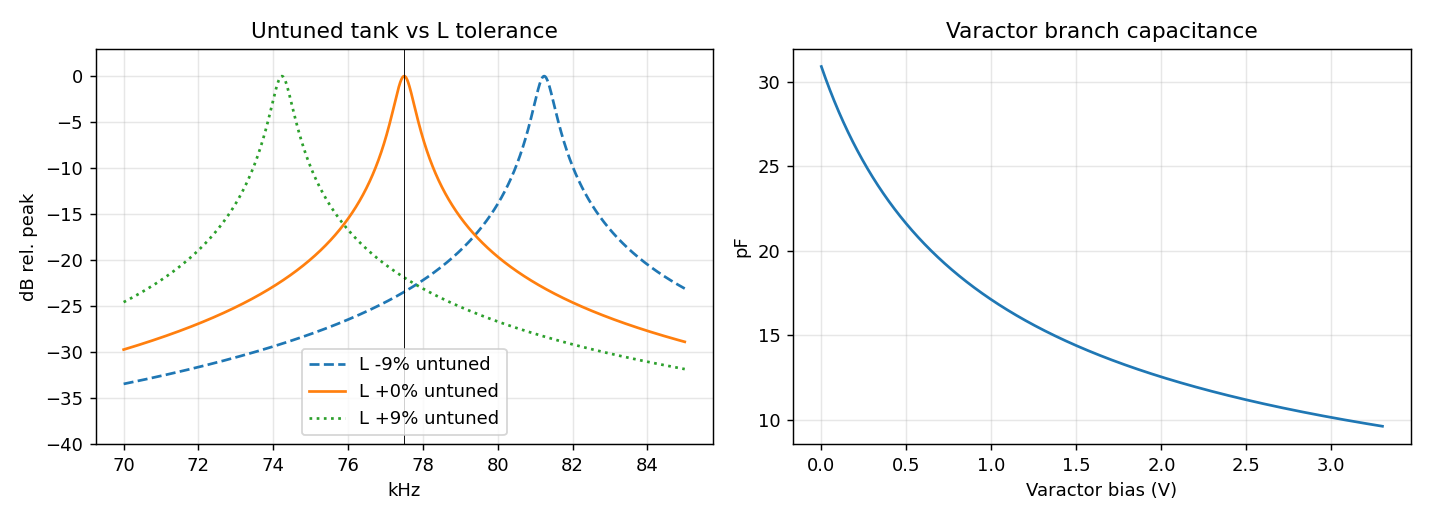

Python code for this plot:
"""Tuned front-end analysis for the DCF77 receiver.

Models the ferrite antenna as a parallel LC with finite Q, a coarse switched
C0G bank plus a varactor fine-tune, and checks that the tuning range covers
antenna/temperature tolerance with a step small enough relative to bandwidth.
All numbers are estimates; edit PARAMS and rerun.
"""
import math
from dataclasses import dataclass
import numpy as np
import matplotlib
matplotlib.use("Agg")
import matplotlib.pyplot as plt

F0 = 77_500.0
K_BOLTZ = 1.380649e-23
TEMP_K = 300.0


@dataclass
class Params:
    L: float = 10e-3          # antenna inductance
    Q0: float = 150.0         # unloaded antenna Q
    L_tol: float = 0.08       # rod permeability / winding tolerance (+/-)
    L_temp: float = 0.01      # temperature drift (+/-)
    c_stray: float = 25e-12   # antenna self-capacitance + PCB + LNA input
    c_fixed: float = 330e-12  # fixed C0G in parallel
    coarse: tuple = (10e-12, 15e-12, 27e-12, 56e-12)  # switched C0G bits
    # Toshiba 1SV281 fitted to 8.7 pF @ 4 V and C1V/C4V = 2.0 (distributor listings,
    # not the datasheet curve). Cj(V) = cj0 / (1+V/vj)**m. Same fit as models/dcf77_models.lib.
    cj0: float = 31.9e-12
    vj: float = 0.7
    m: float = 0.683
    c_ser: float = 1e-9    # series cap isolating varactor from the tank
    r_on: float = 150.0       # 74HC4066 on-resistance at 3.3 V (worst case, estimate)
    r_bias: float = 10e6      # varactor bias resistor
    dac_bits: int = 12
    vdd_dac: float = 3.3
    field_mv_m: float = 1.0   # DCF77 field strength, weak-signal case
    turns: int = 300
    mu_eff: float = 100.0
    rod_dia: float = 10e-3


P = Params()


def varactor_c(v: np.ndarray, p: Params = P) -> np.ndarray:
    cj = p.cj0 / (1 + v / p.vj) ** p.m
    return 1 / (1 / cj + 1 / p.c_ser)


def resonance(L: float, c_total: float) -> float:
    return 1 / (2 * math.pi * math.sqrt(L * c_total))


def needed_c(L: float, f: float = F0) -> float:
    return 1 / ((2 * math.pi * f) ** 2 * L)


def coarse_values(p: Params = P) -> np.ndarray:
    vals = []
    for code in range(2 ** len(p.coarse)):
        vals.append(sum(c for i, c in enumerate(p.coarse) if code >> i & 1))
    return np.sort(np.array(vals))


def main() -> None:
    p = P
    c_nom = needed_c(p.L)
    print(f"Nominal tank C for L={p.L*1e3:.1f} mH @ {F0/1e3:.1f} kHz: {c_nom*1e12:.0f} pF")

    v = np.linspace(0, p.vdd_dac, 2 ** p.dac_bits)
    cv = varactor_c(v)
    print(f"Varactor branch: {cv.min()*1e12:.1f}..{cv.max()*1e12:.1f} pF "
          f"(span {(cv.max()-cv.min())*1e12:.1f} pF) over 0..{p.vdd_dac} V")

    coarse = coarse_values()
    print(f"Coarse bank steps: {np.diff(coarse).min()*1e12:.0f} pF min step, "
          f"max {coarse.max()*1e12:.0f} pF")

    # Required C range over L tolerance + temperature
    l_lo = p.L * (1 - p.L_tol - p.L_temp)
    l_hi = p.L * (1 + p.L_tol + p.L_temp)
    c_req_max = needed_c(l_lo)
    c_req_min = needed_c(l_hi)
    print(f"Required total C over tolerance: {c_req_min*1e12:.0f}..{c_req_max*1e12:.0f} pF")

    base = p.c_fixed + p.c_stray
    c_min = base + coarse.min() + cv.min()
    c_max = base + coarse.max() + cv.max()
    print(f"Available total C: {c_min*1e12:.0f}..{c_max*1e12:.0f} pF")
    ok = c_min <= c_req_min and c_max >= c_req_max
    print("Coverage of tolerance range:", "OK" if ok else "INSUFFICIENT")

    # Gaps between coarse codes must be covered by the varactor span
    gap = np.diff(coarse).max()
    span = cv.max() - cv.min()
    print(f"Largest coarse step {gap*1e12:.0f} pF vs varactor span {span*1e12:.1f} pF -> "
          f"{'seamless' if span >= gap else 'GAP BETWEEN CODES'}")

    # Fine resolution vs bandwidth
    bw = F0 / p.Q0
    dc_step = np.min(np.abs(np.diff(cv)))
    df_step = F0 * dc_step / (2 * (base + coarse[len(coarse)//2] + cv.mean()))
    print(f"Tank bandwidth @ Q={p.Q0:.0f}: {bw:.0f} Hz; finest tuning step "
          f"{df_step*1e3:.2f} mHz -> far below BW/10 = {bw/10:.0f} Hz")

    # Impedance, noise, signal
    Rp = p.Q0 * 2 * math.pi * F0 * p.L
    vn_density = math.sqrt(4 * K_BOLTZ * TEMP_K * Rp)
    vn_total = vn_density * math.sqrt(bw * math.pi / 2)
    h = (p.field_mv_m * 1e-3) / 377.0
    b = 4e-7 * math.pi * h
    area = math.pi * (p.rod_dia / 2) ** 2
    emf = 2 * math.pi * F0 * p.turns * area * p.mu_eff * b
    v_res = emf * p.Q0
    print(f"Tank R_p at resonance: {Rp/1e3:.0f} kOhm, thermal noise density "
          f"{vn_density*1e9:.0f} nV/rtHz, integrated {vn_total*1e6:.2f} uV")
    print(f"Signal @ {p.field_mv_m} mV/m: EMF {emf*1e6:.2f} uV, across tank {v_res*1e6:.0f} uV, "
          f"SNR {20*math.log10(v_res/vn_total):.0f} dB")
    print(f"Required LNA input impedance >> {Rp/1e3:.0f} kOhm "
          f"(use CMOS/JFET input, input C < 5 pF)")

    # Q loss from the coarse-bank switches and the varactor bias resistor
    w0 = 2 * math.pi * F0
    g_tank = 1 / Rp
    g_bias = 0.96 / p.r_bias
    full = sum(p.coarse)
    mid = p.coarse[1] + p.coarse[2]
    for r_on in (75.0, p.r_on):
        for label, c_sw in (("mid code", mid), ("all caps on", full)):
            g_sw = (w0 * c_sw) ** 2 * r_on
            rp_eff = 1 / (g_tank + g_sw + g_bias)
            q_eff = rp_eff / (w0 * p.L)
            print(f"Ron {r_on:.0f} ohm, {label} ({c_sw*1e12:.0f} pF switched): "
                  f"Q {q_eff:.0f} (bw {F0/q_eff:.0f} Hz), SNR change {20*math.log10(q_eff/p.Q0):+.1f} dB")

    # Plots: tank response at nominal and +/-10% L, with tuning
    f = np.linspace(70e3, 85e3, 4000)
    fig, ax = plt.subplots(1, 2, figsize=(11, 4))
    for dl, ls in ((-0.09, "--"), (0.0, "-"), (0.09, ":")):
        L = p.L * (1 + dl)
        # untuned
        c = c_nom
        w = 2 * math.pi * f
        y = 1 / Rp + 1j * (w * c - 1 / (w * L))
        ax[0].plot(f / 1e3, 20 * np.log10(np.abs(1 / y) / Rp), ls,
                   label=f"L {dl*100:+.0f}% untuned")
    ax[0].set_xlabel("kHz"); ax[0].set_ylabel("dB rel. peak"); ax[0].set_ylim(-40, 3)
    ax[0].axvline(77.5, color="k", lw=0.5); ax[0].legend(); ax[0].grid(alpha=0.3)
    ax[0].set_title("Untuned tank vs L tolerance")

    ax[1].plot(v, cv * 1e12)
    ax[1].set_xlabel("Varactor bias (V)"); ax[1].set_ylabel("pF")
    ax[1].set_title("Varactor branch capacitance"); ax[1].grid(alpha=0.3)
    fig.tight_layout()
    fig.savefig(__file__.replace("frontend.py", "frontend.png"), dpi=130)


if __name__ == "__main__":
    main()
